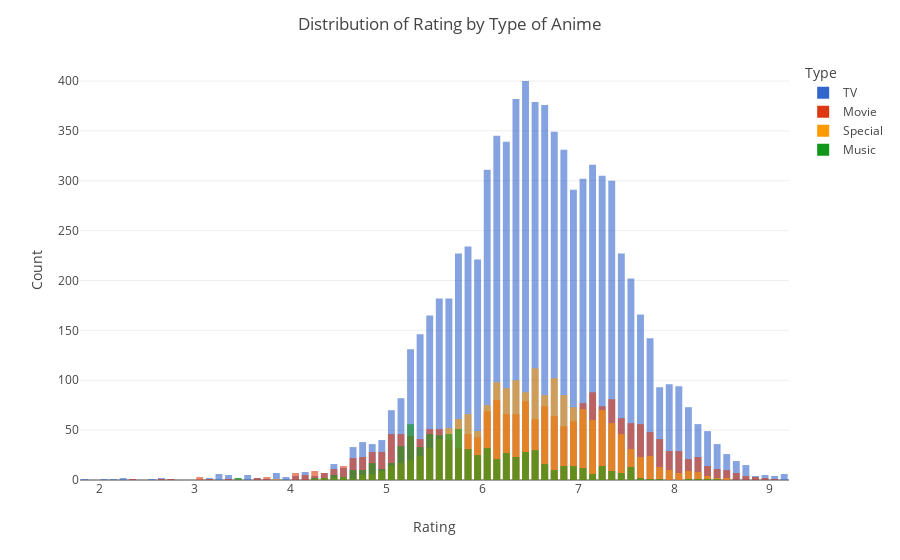

This figure's notebook cell:
### Code cell
fig = px.histogram(temp_df, x="Score", color="Type", nbins=100,opacity = 0.6,color_discrete_sequence=px.colors.qualitative.G10)

fig.update_layout(
    title_text='Distribution of Rating by Type of Anime', 
    xaxis_title_text='Rating',
    yaxis_title_text='Count',
    barmode='overlay',  
    bargap=0.1,  
    bargroupgap=0.2  
)


fig.show()

### Figure 1 — Plotly figure (JSON) as saved in the notebook; plotly's stock layout.template omitted (floating-point values rounded to 4 significant figures; data arrays with more than 128 entries replaced by an {"elided": "..."} marker saying what was removed)
{"data": [{"alignmentgroup": "True", "bingroup": "x", "hovertemplate": "Type=TV<br>Score=%{x}<br>count=%{y}<extra></extra>", "legendgroup": "TV", "marker": {"color": "#3366CC", "opacity": 0.6, "pattern": {"shape": ""}}, "name": "TV", "nbinsx": 100, "offsetgroup": "TV", "orientation": "v", "showlegend": true, "type": "histogram", "x": {"elided": "7920 float values"}, "xaxis": "x", "yaxis": "y"}, {"alignmentgroup": "True", "bingroup": "x", "hovertemplate": "Type=Movie<br>Score=%{x}<br>count=%{y}<extra></extra>", "legendgroup": "Movie", "marker": {"color": "#DC3912", "opacity": 0.6, "pattern": {"shape": ""}}, "name": "Movie", "nbinsx": 100, "offsetgroup": "Movie", "orientation": "v", "showlegend": true, "type": "histogram", "x": {"elided": "2017 float values"}, "xaxis": "x", "yaxis": "y"}, {"alignmentgroup": "True", "bingroup": "x", "hovertemplate": "Type=Special<br>Score=%{x}<br>count=%{y}<extra></extra>", "legendgroup": "Special", "marker": {"color": "#FF9900", "opacity": 0.6, "pattern": {"shape": ""}}, "name": "Special", "nbinsx": 100, "offsetgroup": "Special", "orientation": "v", "showlegend": true, "type": "histogram", "x": {"elided": "1754 float values"}, "xaxis": "x", "yaxis": "y"}, {"alignmentgroup": "True", "bingroup": "x", "hovertemplate": "Type=Music<br>Score=%{x}<br>count=%{y}<extra></extra>", "legendgroup": "Music", "marker": {"color": "#109618", "opacity": 0.6, "pattern": {"shape": ""}}, "name": "Music", "nbinsx": 100, "offsetgroup": "Music", "orientation": "v", "showlegend": true, "type": "histogram", "x": {"elided": "730 float values"}, "xaxis": "x", "yaxis": "y"}], "layout": {"bargap": 0.1, "bargroupgap": 0.2, "barmode": "overlay", "legend": {"title": {"text": "Type"}, "tracegroupgap": 0}, "margin": {"t": 60}, "title": {"text": "Distribution of Rating by Type of Anime"}, "xaxis": {"anchor": "y", "domain": [0, 1], "title": {"text": "Rating"}}, "yaxis": {"anchor": "x", "domain": [0, 1], "title": {"text": "Count"}}}}
